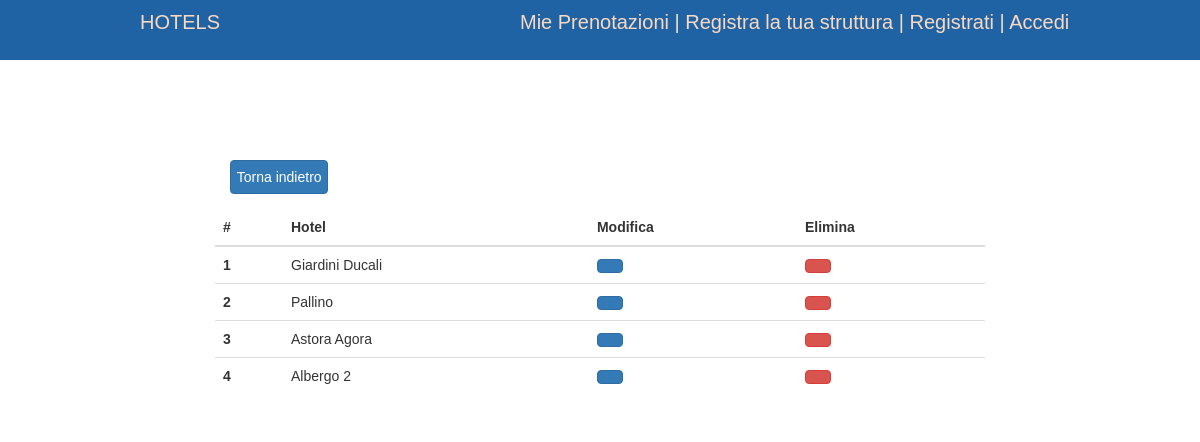
Page /hotel/list on the earlier database version.
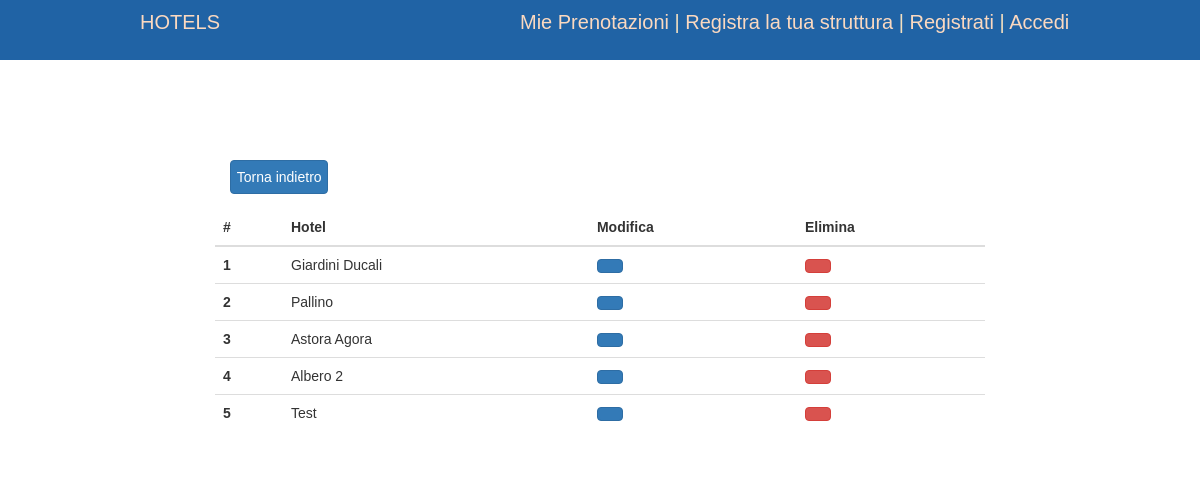
Same page on the later database version.
### hotel/models.py (models this page shows)
class Hotel(models.Model):
    name      = models.TextField()
    IVA       = models.TextField()
    street    = models.TextField()
    stars     = models.DecimalField(max_digits=1, decimal_places=0)
    cost      = models.DecimalField(max_digits=1000000, decimal_places=2)
    rooms     = models.DecimalField(max_digits=1000, decimal_places=0)
    free_time = models.TextField()
    CAP       = models.DecimalField(max_digits=5, decimal_places=0)
    city      = models.TextField()

### hotel/views.py (the view)
# urls.py: path('hotel/list', hotel_list),
def hotel_list(request):
    obj = Hotel.objects.all()
    context = { "objects": obj }
    return render(request, "hotel_list.html", context)

### hotel/templates/hotel_list.html (shortened to what this page needs)
{% extends 'base.html' %}
{% block header%}
{% include 'blue_navbar.html' %}
{% endblock%}
{% block content%}
  <div class="container register-width">
    <div class='col-lg-2'>
      <a href="/hotel" id="btn" class="btn btn-md btn-primary light-bottom-margin center-icon">Torna indietro</a>
    </div>
    <table class="table">
      <thead>
        <tr>
          <th scope="col">#</th>
          <th scope="col">Hotel</th>
          <th scope="col">Modifica</th>
          <th scope="col">Elimina</th>
        </tr>
      </thead>
      <tbody>
          {% for item in objects %}
          <tr>
            <th scope="row">{{ forloop.counter }}</th>
            <td>{{ item.name }}</td>
            <td>
              <a href="/struttura/{{ item.id }}" id="btn" class="btn btn-md btn-primary">
              </a>
            </td>
            <td>
              <a href="delete/{{ item.id }}" id="btn" class="btn btn-md btn-danger">
              </a>
            </td>
          </tr>
          {% endfor%}
        </tbody>
      </table>
  </div>
{% endblock %}

Differences in the rows shown:
changed Hotel: name "Albergo 2" → "Albero 2"
added Hotel: name "Test"
